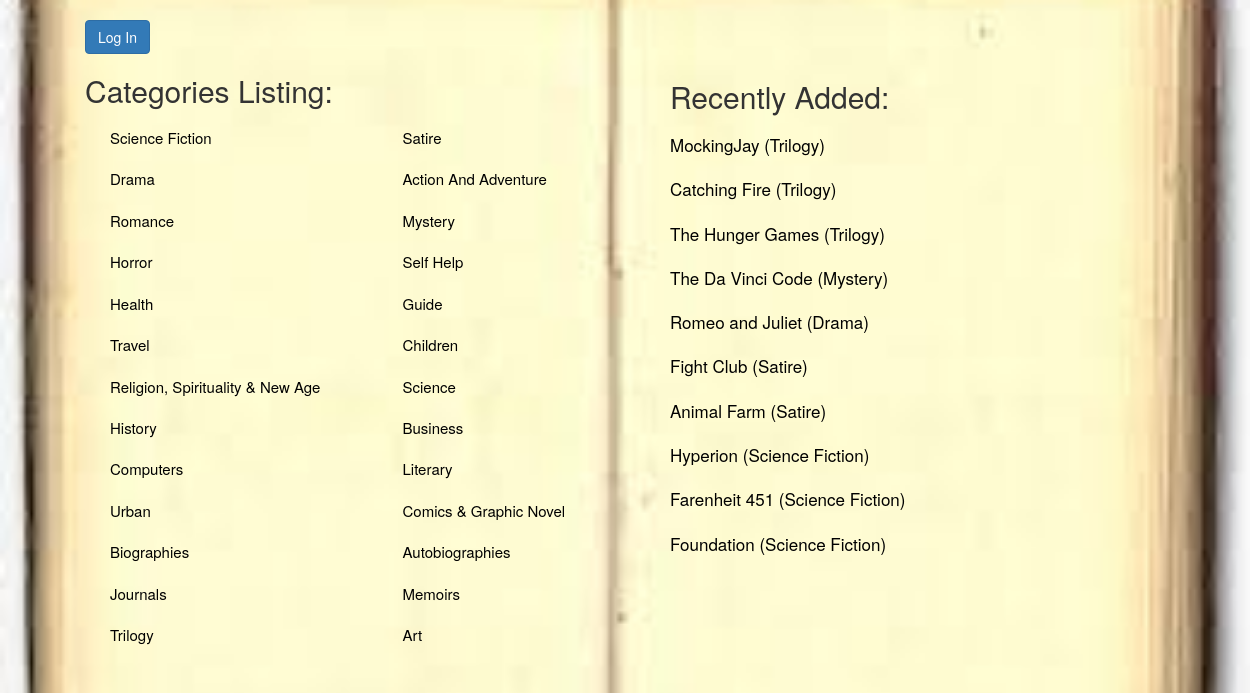
Before: /book/ with the older database file.
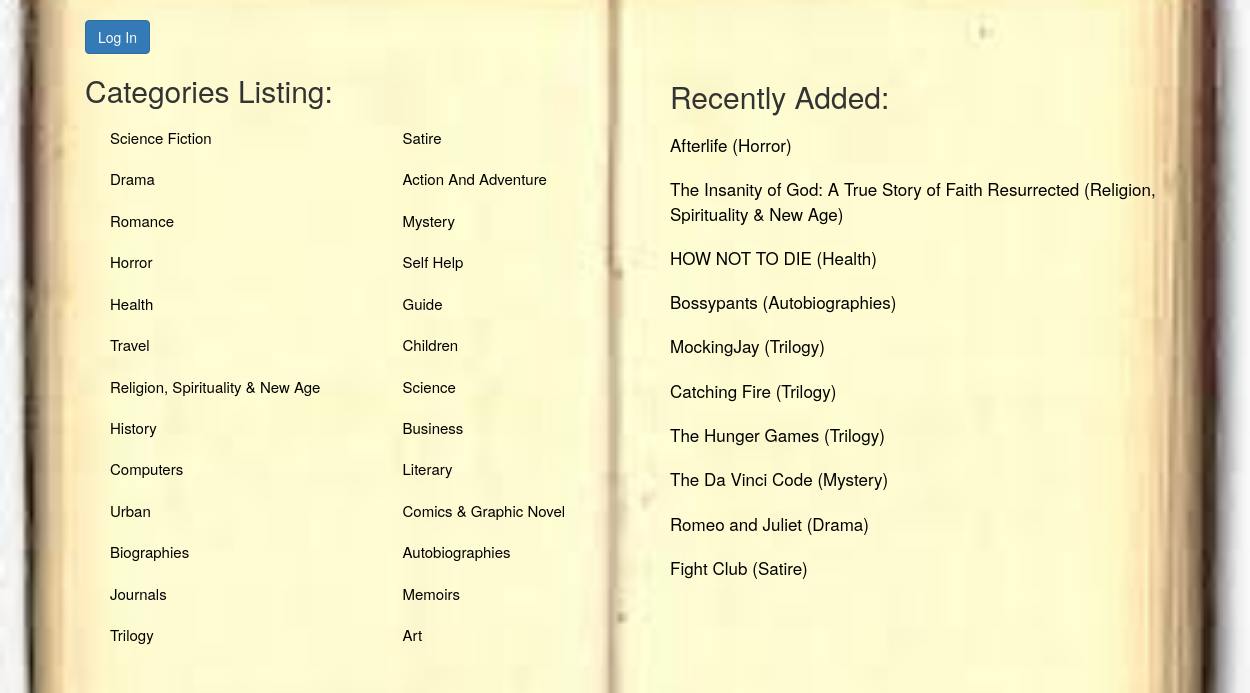
After: the same page with the newer database file.
### database_setup2.py (models this page shows, shortened)
class Category(Base):
    __tablename__ = 'category'
    id = Column(Integer, primary_key=True)
    name = Column(String(250), nullable=False)

class Book(Base):
	__tablename__ = 'book'
	id = Column(Integer, primary_key=True)
	title = Column(String(250), nullable=False)
	author = Column(String(250), nullable=False)
	description = Column(String(2000), nullable=False)
	category_name = Column(String(250), ForeignKey('category.name'))
	category = relationship(Category)
	user_id = Column(Integer, ForeignKey('user.id'))
	user = relationship(User)

### project2.py (the view)
@app.route('/')
@app.route('/book/')
def bookList():
  recent = session.query(Book).order_by(desc(Book.id)).limit(10)
  categories = session.query(Category).all()
  if 'username' not in login_session:
    return render_template('publicbooklist.html', categories=categories, recent=recent)
  else:
    return render_template('booklist.html', categories=categories, recent=recent)

### templates/publicbooklist.html (shortened to what this page needs)
{% extends "main.html" %}
{% block content %}
	<div class="row">
		<div class="col-md-6">
			<a href = "{{url_for('showLogin')}}"><button class="btn btn-primary">Log In</button></a>
			<h2>Categories Listing:</h2>
			<div class="row">
				<div class="col-md-6">
					{% for category in categories %}
						{% if category.id%2 %}
							<a href = "{{url_for('selectedCategoryList', category_name=category.name)}}" class="a-category">{{category.name}}</a>
						{% endif %}
					{% endfor %}
				</div>
				<div class="col-md-6">
					{% for category in categories %}
						{% if category.id%2 == 0 %}
							<a href = "{{url_for('selectedCategoryList', category_name=category.name)}}" class="a-category">{{category.name}}</a>
						{% endif %}
					{% endfor %}
				</div>
			</div>
		</div>
		<div class="col-md-6">
			<h2>Recently Added:</h2>
			{% for book in recent %}
				<a href = '{{url_for('viewSelectedBook', category_name=book.category_name, book_view=book.title)}}'>{{book.title}} ({{book.category_name}})</a>
			{% endfor %}
		</div>
	</div>
{% endblock %}

Changed rows visible on the page:
no longer on this page (row unchanged): Book: title "Animal Farm", category_name "Satire"
no longer on this page (row unchanged): Book: title "Hyperion", category_name "Science Fiction"
no longer on this page (row unchanged): Book: title "Farenheit 451", category_name "Science Fiction"
no longer on this page (row unchanged): Book: title "Foundation", category_name "Science Fiction"
added Book: title "Afterlife", category_name "Horror"
added Book: title "The Insanity of God: A True Story of Faith Resurrected", category_name "Religion, Spirituality & New Age"
added Book: title "HOW NOT TO DIE", category_name "Health"
added Book: title "Bossypants", category_name "Autobiographies"
